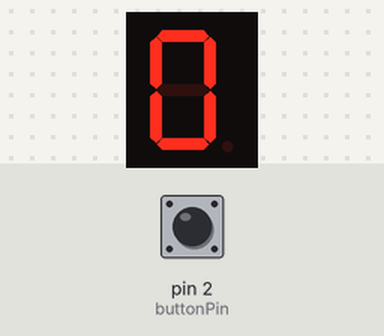
Bench run of a sketch on a simulated Arduino Uno, built with avr-gcc and run on an emulated ATmega328P. Shown: 1-digit seven-segment display. Wiring (inferred from the names in the program): 1-digit 7-segment display, segments lit when HIGH: segments pin 13, pin 12, pin 11, pin 10, pin 9, pin 8, pin 7. Inputs (shaded band) come from the test bench; at power-on: pin 2 (buttonPin) LOW. The segment pins are drawn as the display they are named for.

Above: at 0.05 s.
At 0.75 s:
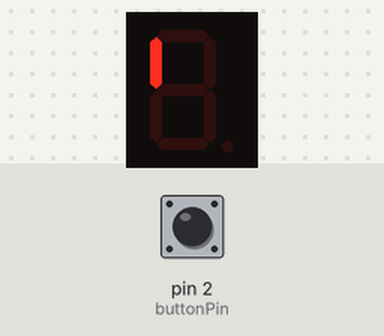
At 1.15 s:
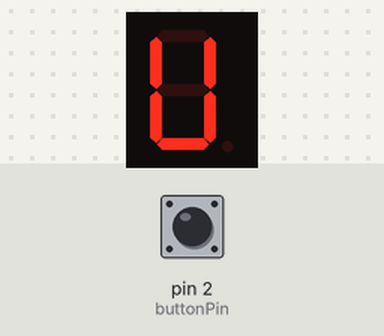
At 1.55 s:
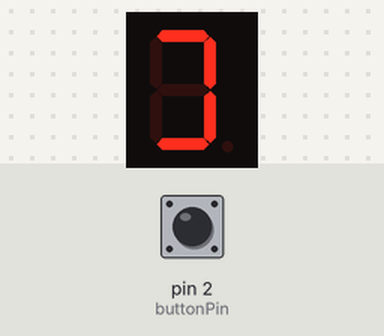

Measured:
- by itself, everything shown: repeats every 1.3 s, in 12 steps

The sketch:

migayushie_svetodeody.ino
```cpp
const int a = 13;
const int b = 12;
const int c = 11;
const int d = 10;
const int e = 9;
const int f = 8;
const int g = 7;
int buttonState = 0;
const int buttonPin = 2;
const int soundPin = 7;
int state = 1;


void setup() {
  // put your setup code here, to run once:
 pinMode(buttonPin, INPUT);

 pinMode(a, OUTPUT);
 pinMode(b, OUTPUT);
  pinMode(c, OUTPUT);
  pinMode(d, OUTPUT);
  pinMode(e, OUTPUT);
  pinMode(f, OUTPUT);
   pinMode(g, OUTPUT);

 pinMode(soundPin, OUTPUT);
}

/*void bomb1()
{
  for(int i = 1000; i < 5000; i += 50)
  {
    tone(soundPin, i);
    delay(10);
  }
  noTone(soundPin);
}
void bomb2()
{
  for(int i = 5000; i > 1000; i -= 50)
  {
    tone(soundPin, i);
    delay(10);
  }
  noTone(soundPin);
}
*/

void loop() {
// считываем значения с входа кнопки
  buttonState = digitalRead(buttonPin);

  // проверяем нажата ли кнопка
  // если нажата, то buttonState будет HIGH:
 // if (buttonState == LOW) {
    // включаем светодиод
    //digitalWrite(ledPin, LOW);
   // bomb1();
    //state = 0;
  //}
  //else {
    //state = 1;
    // выключаем светодиод
    //digitalWrite(ledPin, HIGH);
    //bomb2();
  //}

 // if(state == 0)
  //return;

  // put your main code here, to run repeatedly:
digitalWrite(a, HIGH);
digitalWrite(b, HIGH);
digitalWrite(c, HIGH);
digitalWrite(d, HIGH);
digitalWrite(e, HIGH);
digitalWrite(f, HIGH);

delay(100);
digitalWrite(f, LOW);
delay(100);
digitalWrite(e, LOW);
delay(100);
digitalWrite(d, LOW);
delay(100);
digitalWrite(c, LOW);
delay(100);
digitalWrite(b, LOW);
delay(100);
 digitalWrite(a, LOW);
 delay(100);
digitalWrite(f, HIGH);
delay(100);
digitalWrite(e, HIGH);
delay(100);
digitalWrite(d, HIGH);
delay(100);
digitalWrite(c, HIGH);
delay(100);
digitalWrite(b, HIGH);
delay(100);
 digitalWrite(a, HIGH);
 delay(100);

 //bomb();
}
```
